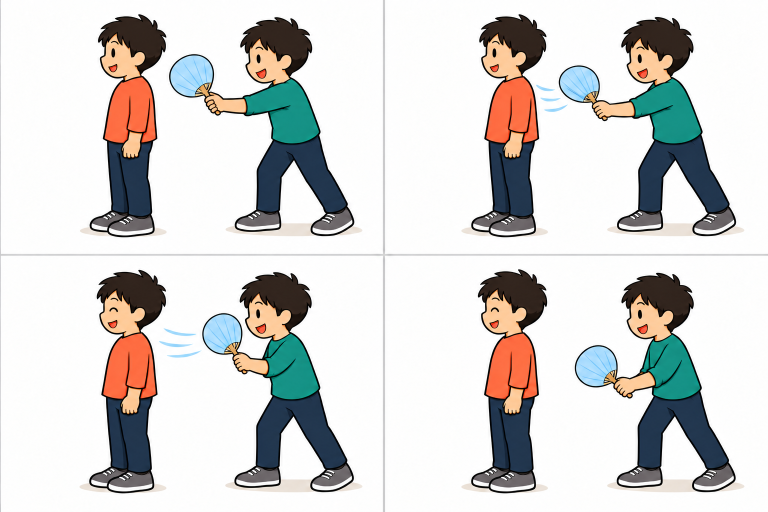
#> input picture sansuu-kotoba/assets/other-fan-sheet-v1.png, 1536 x 1024 px, given in place of other-poke-sheet-v1.png, which was not available (shown at 1/2 size)
$ python prepare-sansuu-other.py
#> lines starting #> are read from the running program, lines starting #| are printed output that depends on the picture; pictures that were not available may be replaced by others from this repository, and a replacement may not be noted
"""Slice the five generated 2x2 sheets at their central grid separators."""
from pathlib import Path
from PIL import Image

assets = Path(__file__).resolve().parents[1] / 'sansuu-kotoba' / 'assets'

def separator(image, axis):
    width, height = image.size
    size, cross = (width, height) if axis == 'x' else (height, width)
    hits = []
    for a in range(size // 2 - 12, size // 2 + 13):
        pixels = [image.getpixel((a, b) if axis == 'x' else (b, a)) for b in range(cross)]
        gray = sum(100 < min(p) < 230 and max(p) - min(p) < 12 for p in pixels)
        if gray / cross > .8:
            hits.append(a)
    assert hits and hits[-1] - hits[0] < 10, (axis, hits)
    return hits[0], hits[-1] + 1

for row, key in enumerate(['poke', 'pat', 'fan', 'call', 'light'], start=5):
    source = Image.open(assets / f'other-{key}-sheet-v1.png').convert('RGB')
#> source is the input picture: PIL image 1536x1024 RGB; mean R, G, B 213.7, 212.9, 211.2
    x0, x1 = separator(source, 'x')
#> the loop in separator, `for a in range(size // 2 - 12, size // 2 + 13):` made 25 passes
#> gray on passes 1 to 12: 4, 4, 4, 4, 4, 4, 3, 3, 3, 4, 1024, 1024
#> after the loop in separator, `for a in range(size // 2 - 12, size // 2 + 13):`: hits = [766, 767, 768, 769]
#> x0 = 766; x1 = 770
    y0, y1 = separator(source, 'y')
#> the loop in separator (call 2), `for a in range(size // 2 - 12, size // 2 + 13):` made 25 passes
#> gray on passes 1 to 12: 6, 6, 6, 6, 6, 6, 6, 6, 1536, 1536, 1536, 47
#> y0 = 508; y1 = 511
    xs, ys = [(2, x0 - 1), (x1 + 1, source.width - 2)], [(2, y0 - 1), (y1 + 1, source.height - 2)]
#> xs = [(2, 765), (771, 1534)]; ys = [(2, 507), (512, 1022)]
    for frame in range(4):
        r, c = divmod(frame, 2)
        tile = source.crop((xs[c][0], ys[r][0], xs[c][1], ys[r][1]))
        assert tile.width >= 760 and tile.height >= 500, tile.size
        tile.save(assets / f'scene-{row}-{frame}.webp', quality=92)
#> this loop made 4 passes
#> pass 1, `tile = source.crop((xs[c][0], ys[r][0], xs[c][1], ys[r][1]))`:
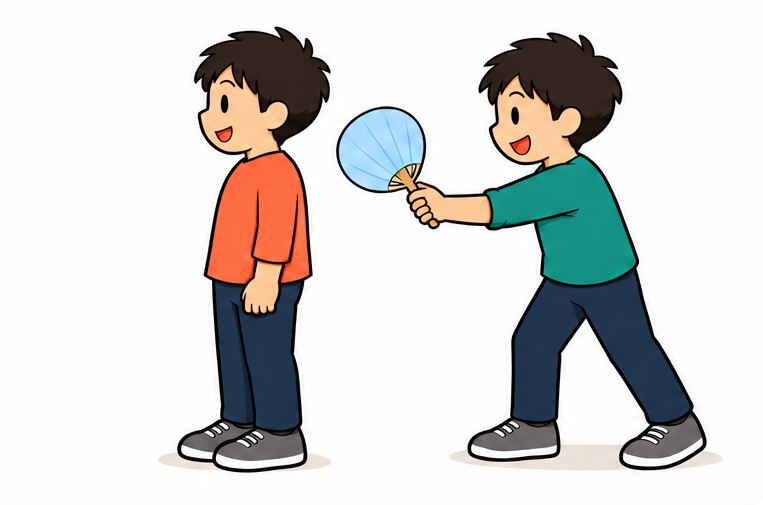
#> tile: PIL image 763x505 RGB; mean R, G, B 212.8, 212.2, 210.5
#> pass 2, `tile = source.crop((xs[c][0], ys[r][0], xs[c][1], ys[r][1]))`:
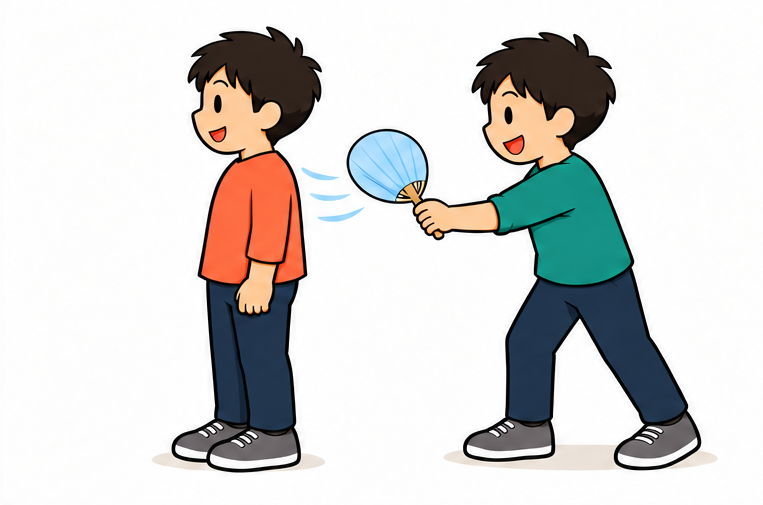
#> tile: PIL image 763x505 RGB; mean R, G, B 213.1, 212.4, 210.8
#> pass 3, `tile = source.crop((xs[c][0], ys[r][0], xs[c][1], ys[r][1]))`:
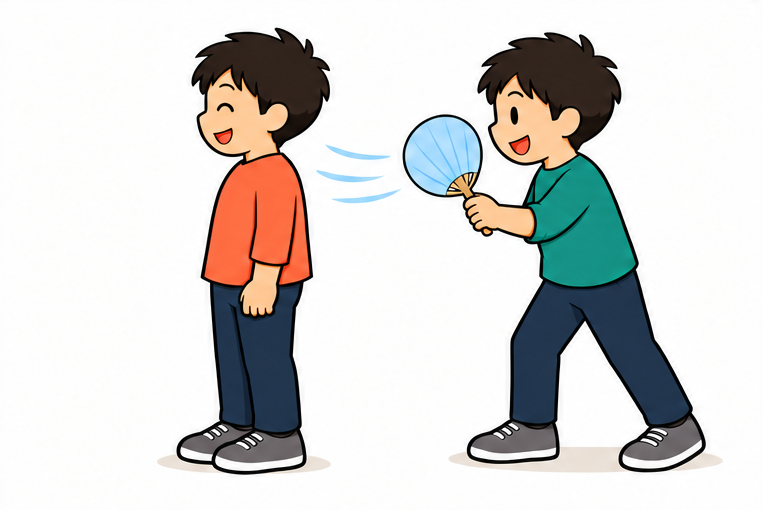
#> tile: PIL image 763x510 RGB; mean R, G, B 213.8, 212.8, 211.2
#> after the loop:
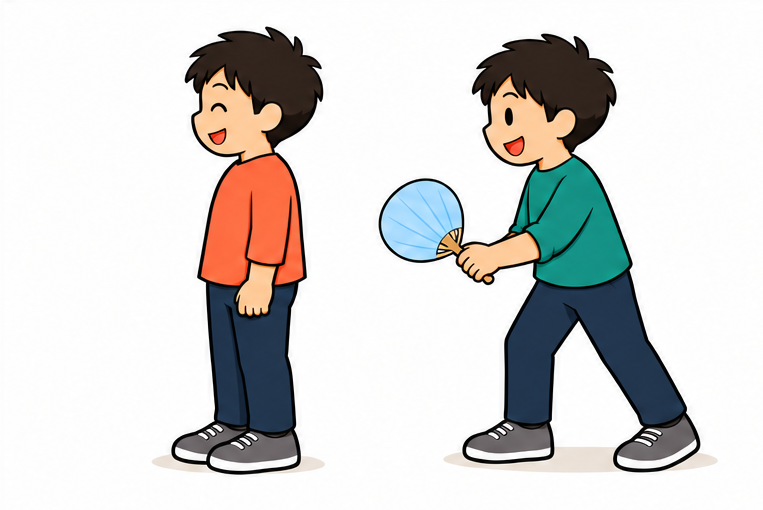
#> tile: PIL image 763x510 RGB; mean R, G, B 214.1, 213, 211.3
    print({'scene': key, 'row': row, 'grid': [x0, x1, y0, y1], 'frames': 4})
#| {'scene': 'poke', 'row': 5, 'grid': [766, 770, 508, 511], 'frames': 4}
#> (the run stopped early here; a loop or call above may not have finished)
